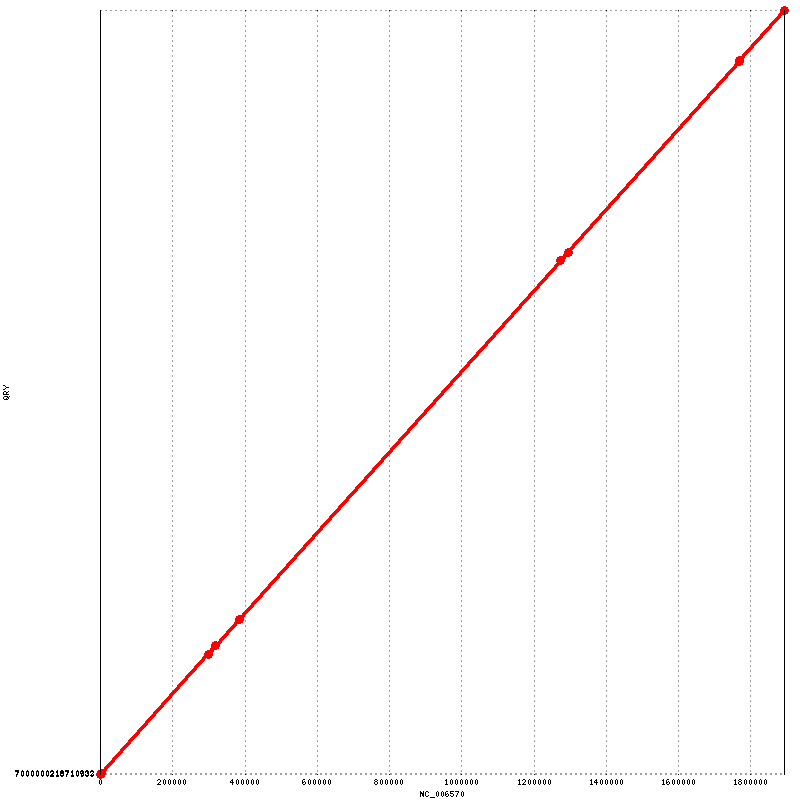

This chart was generated by the following gnuplot code:
set terminal png tiny size 800,800
set output "SL.png"
set ytics ( \
 "7000000218710933" 1, \
 "7000000218710932" 3195, \
 "" 1894315 \
)
set size 1,1
set grid
unset key
set border 10
set ticscale 0 0
set xlabel "NC_006570"
set ylabel "QRY"
set format "%.0f"
set mouse format "%.0f"
set mouse mouseformat "[%.0f, %.0f]"
set mouse clipboardformat "[%.0f, %.0f]"
set xrange [1:1892775]
set yrange [1:1894315]
set style line 1  lt 1 lw 3 pt 6 ps 1
set style line 2  lt 3 lw 3 pt 6 ps 1
set style line 3  lt 2 lw 3 pt 6 ps 1
plot \
 "SL.fplot" title "FWD" w lp ls 1, \
 "SL.rplot" title "REV" w lp ls 2
